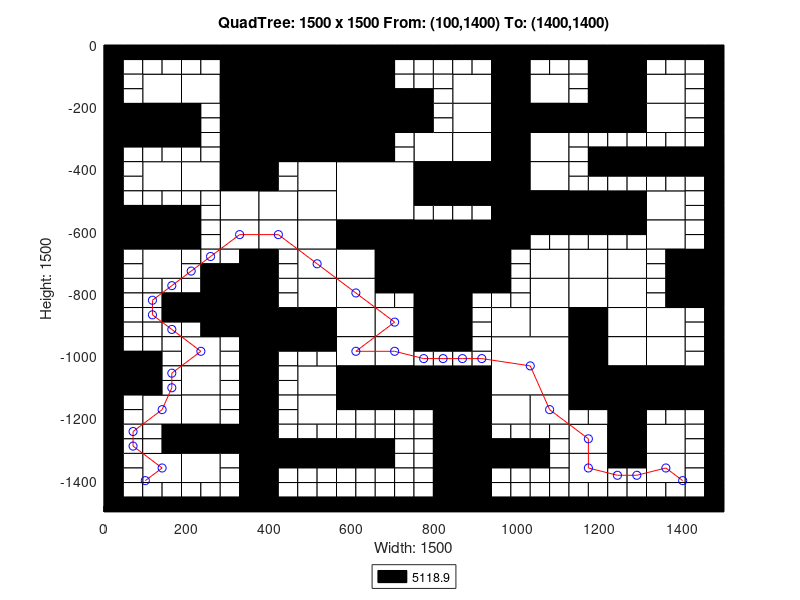

The MATLAB script that drew this image:
axis([0 1500 -1500 0]);
title('QuadTree: 1500 x 1500 From: (100,1400) To: (1400,1400)');
xlabel('Width: 1500');
ylabel('Height: 1500');
rectangle('Position',[375 -187.5 187.5 187.5], 'FaceColor',[0 0 0]);
rectangle('Position',[375 -375 187.5 187.5], 'FaceColor',[0 0 0]);
rectangle('Position',[562.5 -562.5 187.5 187.5], 'FaceColor',[1 1 1]);
rectangle('Position',[750 -750 187.5 187.5], 'FaceColor',[0 0 0]);
rectangle('Position',[937.5 -1125 187.5 187.5], 'FaceColor',[1 1 1]);
rectangle('Position',[93.75 -187.5 93.75 93.75], 'FaceColor',[1 1 1]);
rectangle('Position',[281.25 -93.75 93.75 93.75], 'FaceColor',[0 0 0]);
rectangle('Position',[187.5 -187.5 93.75 93.75], 'FaceColor',[1 1 1]);
rectangle('Position',[281.25 -187.5 93.75 93.75], 'FaceColor',[0 0 0]);
rectangle('Position',[0 -281.25 93.75 93.75], 'FaceColor',[0 0 0]);
rectangle('Position',[93.75 -281.25 93.75 93.75], 'FaceColor',[0 0 0]);
rectangle('Position',[281.25 -281.25 93.75 93.75], 'FaceColor',[0 0 0]);
rectangle('Position',[281.25 -375 93.75 93.75], 'FaceColor',[0 0 0]);
rectangle('Position',[562.5 -93.75 93.75 93.75], 'FaceColor',[0 0 0]);
rectangle('Position',[562.5 -187.5 93.75 93.75], 'FaceColor',[0 0 0]);
rectangle('Position',[562.5 -281.25 93.75 93.75], 'FaceColor',[0 0 0]);
rectangle('Position',[656.25 -281.25 93.75 93.75], 'FaceColor',[0 0 0]);
rectangle('Position',[562.5 -375 93.75 93.75], 'FaceColor',[0 0 0]);
rectangle('Position',[93.75 -468.75 93.75 93.75], 'FaceColor',[1 1 1]);
rectangle('Position',[187.5 -468.75 93.75 93.75], 'FaceColor',[1 1 1]);
rectangle('Position',[281.25 -468.75 93.75 93.75], 'FaceColor',[0 0 0]);
rectangle('Position',[281.25 -562.5 93.75 93.75], 'FaceColor',[1 1 1]);
rectangle('Position',[0 -656.25 93.75 93.75], 'FaceColor',[0 0 0]);
rectangle('Position',[93.75 -656.25 93.75 93.75], 'FaceColor',[0 0 0]);
rectangle('Position',[93.75 -750 93.75 93.75], 'FaceColor',[1 1 1]);
rectangle('Position',[281.25 -656.25 93.75 93.75], 'FaceColor',[1 1 1]);
rectangle('Position',[468.75 -468.75 93.75 93.75], 'FaceColor',[1 1 1]);
rectangle('Position',[375 -562.5 93.75 93.75], 'FaceColor',[1 1 1]);
rectangle('Position',[468.75 -562.5 93.75 93.75], 'FaceColor',[1 1 1]);
rectangle('Position',[375 -656.25 93.75 93.75], 'FaceColor',[1 1 1]);
rectangle('Position',[468.75 -656.25 93.75 93.75], 'FaceColor',[1 1 1]);
rectangle('Position',[468.75 -750 93.75 93.75], 'FaceColor',[1 1 1]);
rectangle('Position',[562.5 -656.25 93.75 93.75], 'FaceColor',[0 0 0]);
rectangle('Position',[656.25 -656.25 93.75 93.75], 'FaceColor',[0 0 0]);
rectangle('Position',[562.5 -750 93.75 93.75], 'FaceColor',[1 1 1]);
rectangle('Position',[656.25 -750 93.75 93.75], 'FaceColor',[0 0 0]);
rectangle('Position',[843.75 -187.5 93.75 93.75], 'FaceColor',[1 1 1]);
rectangle('Position',[937.5 -93.75 93.75 93.75], 'FaceColor',[0 0 0]);
rectangle('Position',[937.5 -187.5 93.75 93.75], 'FaceColor',[0 0 0]);
rectangle('Position',[1031.25 -187.5 93.75 93.75], 'FaceColor',[1 1 1]);
rectangle('Position',[843.75 -281.25 93.75 93.75], 'FaceColor',[1 1 1]);
rectangle('Position',[750 -375 93.75 93.75], 'FaceColor',[1 1 1]);
rectangle('Position',[843.75 -375 93.75 93.75], 'FaceColor',[1 1 1]);
rectangle('Position',[937.5 -281.25 93.75 93.75], 'FaceColor',[0 0 0]);
rectangle('Position',[1031.25 -281.25 93.75 93.75], 'FaceColor',[0 0 0]);
rectangle('Position',[937.5 -375 93.75 93.75], 'FaceColor',[0 0 0]);
rectangle('Position',[1031.25 -375 93.75 93.75], 'FaceColor',[1 1 1]);
rectangle('Position',[1218.75 -93.75 93.75 93.75], 'FaceColor',[0 0 0]);
rectangle('Position',[1218.75 -187.5 93.75 93.75], 'FaceColor',[0 0 0]);
rectangle('Position',[1312.5 -187.5 93.75 93.75], 'FaceColor',[1 1 1]);
rectangle('Position',[1125 -281.25 93.75 93.75], 'FaceColor',[0 0 0]);
rectangle('Position',[1218.75 -281.25 93.75 93.75], 'FaceColor',[0 0 0]);
rectangle('Position',[1312.5 -281.25 93.75 93.75], 'FaceColor',[1 1 1]);
rectangle('Position',[750 -468.75 93.75 93.75], 'FaceColor',[0 0 0]);
rectangle('Position',[843.75 -468.75 93.75 93.75], 'FaceColor',[0 0 0]);
rectangle('Position',[937.5 -468.75 93.75 93.75], 'FaceColor',[0 0 0]);
rectangle('Position',[1031.25 -468.75 93.75 93.75], 'FaceColor',[1 1 1]);
rectangle('Position',[937.5 -562.5 93.75 93.75], 'FaceColor',[0 0 0]);
rectangle('Position',[1031.25 -562.5 93.75 93.75], 'FaceColor',[0 0 0]);
rectangle('Position',[937.5 -656.25 93.75 93.75], 'FaceColor',[0 0 0]);
rectangle('Position',[1031.25 -750 93.75 93.75], 'FaceColor',[1 1 1]);
rectangle('Position',[1125 -562.5 93.75 93.75], 'FaceColor',[0 0 0]);
rectangle('Position',[1218.75 -562.5 93.75 93.75], 'FaceColor',[0 0 0]);
rectangle('Position',[1312.5 -562.5 93.75 93.75], 'FaceColor',[1 1 1]);
rectangle('Position',[1125 -750 93.75 93.75], 'FaceColor',[1 1 1]);
rectangle('Position',[1218.75 -750 93.75 93.75], 'FaceColor',[1 1 1]);
rectangle('Position',[1312.5 -656.25 93.75 93.75], 'FaceColor',[1 1 1]);
rectangle('Position',[1406.25 -750 93.75 93.75], 'FaceColor',[0 0 0]);
rectangle('Position',[281.25 -843.75 93.75 93.75], 'FaceColor',[0 0 0]);
rectangle('Position',[281.25 -937.5 93.75 93.75], 'FaceColor',[0 0 0]);
rectangle('Position',[0 -1125 93.75 93.75], 'FaceColor',[0 0 0]);
rectangle('Position',[187.5 -1031.25 93.75 93.75], 'FaceColor',[1 1 1]);
rectangle('Position',[187.5 -1125 93.75 93.75], 'FaceColor',[1 1 1]);
rectangle('Position',[468.75 -843.75 93.75 93.75], 'FaceColor',[1 1 1]);
rectangle('Position',[375 -937.5 93.75 93.75], 'FaceColor',[0 0 0]);
rectangle('Position',[468.75 -937.5 93.75 93.75], 'FaceColor',[0 0 0]);
rectangle('Position',[562.5 -843.75 93.75 93.75], 'FaceColor',[1 1 1]);
rectangle('Position',[562.5 -937.5 93.75 93.75], 'FaceColor',[1 1 1]);
rectangle('Position',[656.25 -937.5 93.75 93.75], 'FaceColor',[1 1 1]);
rectangle('Position',[468.75 -1125 93.75 93.75], 'FaceColor',[1 1 1]);
rectangle('Position',[562.5 -1031.25 93.75 93.75], 'FaceColor',[1 1 1]);
rectangle('Position',[656.25 -1031.25 93.75 93.75], 'FaceColor',[1 1 1]);
rectangle('Position',[562.5 -1125 93.75 93.75], 'FaceColor',[0 0 0]);
rectangle('Position',[656.25 -1125 93.75 93.75], 'FaceColor',[0 0 0]);
rectangle('Position',[93.75 -1218.75 93.75 93.75], 'FaceColor',[1 1 1]);
rectangle('Position',[187.5 -1218.75 93.75 93.75], 'FaceColor',[1 1 1]);
rectangle('Position',[187.5 -1312.5 93.75 93.75], 'FaceColor',[0 0 0]);
rectangle('Position',[281.25 -1312.5 93.75 93.75], 'FaceColor',[0 0 0]);
rectangle('Position',[93.75 -1406.25 93.75 93.75], 'FaceColor',[1 1 1]);
rectangle('Position',[187.5 -1406.25 93.75 93.75], 'FaceColor',[1 1 1]);
rectangle('Position',[468.75 -1218.75 93.75 93.75], 'FaceColor',[1 1 1]);
rectangle('Position',[750 -843.75 93.75 93.75], 'FaceColor',[0 0 0]);
rectangle('Position',[750 -937.5 93.75 93.75], 'FaceColor',[0 0 0]);
rectangle('Position',[1031.25 -843.75 93.75 93.75], 'FaceColor',[1 1 1]);
rectangle('Position',[937.5 -937.5 93.75 93.75], 'FaceColor',[1 1 1]);
rectangle('Position',[1031.25 -937.5 93.75 93.75], 'FaceColor',[1 1 1]);
rectangle('Position',[750 -1125 93.75 93.75], 'FaceColor',[0 0 0]);
rectangle('Position',[843.75 -1125 93.75 93.75], 'FaceColor',[0 0 0]);
rectangle('Position',[1125 -843.75 93.75 93.75], 'FaceColor',[1 1 1]);
rectangle('Position',[1218.75 -843.75 93.75 93.75], 'FaceColor',[1 1 1]);
rectangle('Position',[1125 -937.5 93.75 93.75], 'FaceColor',[0 0 0]);
rectangle('Position',[1218.75 -937.5 93.75 93.75], 'FaceColor',[1 1 1]);
rectangle('Position',[1406.25 -843.75 93.75 93.75], 'FaceColor',[0 0 0]);
rectangle('Position',[1312.5 -937.5 93.75 93.75], 'FaceColor',[1 1 1]);
rectangle('Position',[1125 -1031.25 93.75 93.75], 'FaceColor',[0 0 0]);
rectangle('Position',[1218.75 -1031.25 93.75 93.75], 'FaceColor',[1 1 1]);
rectangle('Position',[1125 -1125 93.75 93.75], 'FaceColor',[0 0 0]);
rectangle('Position',[1218.75 -1125 93.75 93.75], 'FaceColor',[0 0 0]);
rectangle('Position',[1312.5 -1031.25 93.75 93.75], 'FaceColor',[1 1 1]);
rectangle('Position',[1312.5 -1125 93.75 93.75], 'FaceColor',[0 0 0]);
rectangle('Position',[1406.25 -1125 93.75 93.75], 'FaceColor',[0 0 0]);
rectangle('Position',[843.75 -1218.75 93.75 93.75], 'FaceColor',[0 0 0]);
rectangle('Position',[843.75 -1312.5 93.75 93.75], 'FaceColor',[0 0 0]);
rectangle('Position',[937.5 -1218.75 93.75 93.75], 'FaceColor',[1 1 1]);
rectangle('Position',[1031.25 -1218.75 93.75 93.75], 'FaceColor',[1 1 1]);
rectangle('Position',[843.75 -1406.25 93.75 93.75], 'FaceColor',[0 0 0]);
rectangle('Position',[843.75 -1500 93.75 93.75], 'FaceColor',[0 0 0]);
rectangle('Position',[1218.75 -1218.75 93.75 93.75], 'FaceColor',[0 0 0]);
rectangle('Position',[1125 -1312.5 93.75 93.75], 'FaceColor',[1 1 1]);
rectangle('Position',[1218.75 -1312.5 93.75 93.75], 'FaceColor',[0 0 0]);
rectangle('Position',[1312.5 -1312.5 93.75 93.75], 'FaceColor',[1 1 1]);
rectangle('Position',[1125 -1406.25 93.75 93.75], 'FaceColor',[1 1 1]);
rectangle('Position',[1312.5 -1406.25 93.75 93.75], 'FaceColor',[1 1 1]);
rectangle('Position',[0 -46.875 46.875 46.875], 'FaceColor',[0 0 0]);
rectangle('Position',[46.875 -46.875 46.875 46.875], 'FaceColor',[0 0 0]);
rectangle('Position',[0 -93.75 46.875 46.875], 'FaceColor',[0 0 0]);
rectangle('Position',[46.875 -93.75 46.875 46.875], 'FaceColor',[1 1 1]);
rectangle('Position',[93.75 -46.875 46.875 46.875], 'FaceColor',[0 0 0]);
rectangle('Position',[140.625 -46.875 46.875 46.875], 'FaceColor',[0 0 0]);
rectangle('Position',[93.75 -93.75 46.875 46.875], 'FaceColor',[1 1 1]);
rectangle('Position',[140.625 -93.75 46.875 46.875], 'FaceColor',[1 1 1]);
rectangle('Position',[0 -140.625 46.875 46.875], 'FaceColor',[0 0 0]);
rectangle('Position',[46.875 -140.625 46.875 46.875], 'FaceColor',[1 1 1]);
rectangle('Position',[0 -187.5 46.875 46.875], 'FaceColor',[0 0 0]);
rectangle('Position',[46.875 -187.5 46.875 46.875], 'FaceColor',[1 1 1]);
rectangle('Position',[187.5 -46.875 46.875 46.875], 'FaceColor',[0 0 0]);
rectangle('Position',[234.375 -46.875 46.875 46.875], 'FaceColor',[0 0 0]);
rectangle('Position',[187.5 -93.75 46.875 46.875], 'FaceColor',[1 1 1]);
rectangle('Position',[234.375 -93.75 46.875 46.875], 'FaceColor',[1 1 1]);
rectangle('Position',[0 -328.125 46.875 46.875], 'FaceColor',[0 0 0]);
rectangle('Position',[46.875 -328.125 46.875 46.875], 'FaceColor',[0 0 0]);
rectangle('Position',[0 -375 46.875 46.875], 'FaceColor',[0 0 0]);
rectangle('Position',[46.875 -375 46.875 46.875], 'FaceColor',[1 1 1]);
rectangle('Position',[93.75 -328.125 46.875 46.875], 'FaceColor',[0 0 0]);
rectangle('Position',[140.625 -328.125 46.875 46.875], 'FaceColor',[0 0 0]);
rectangle('Position',[93.75 -375 46.875 46.875], 'FaceColor',[1 1 1]);
rectangle('Position',[140.625 -375 46.875 46.875], 'FaceColor',[1 1 1]);
rectangle('Position',[187.5 -234.375 46.875 46.875], 'FaceColor',[0 0 0]);
rectangle('Position',[234.375 -234.375 46.875 46.875], 'FaceColor',[1 1 1]);
rectangle('Position',[187.5 -281.25 46.875 46.875], 'FaceColor',[0 0 0]);
rectangle('Position',[234.375 -281.25 46.875 46.875], 'FaceColor',[1 1 1]);
rectangle('Position',[187.5 -328.125 46.875 46.875], 'FaceColor',[0 0 0]);
rectangle('Position',[234.375 -328.125 46.875 46.875], 'FaceColor',[1 1 1]);
rectangle('Position',[187.5 -375 46.875 46.875], 'FaceColor',[1 1 1]);
rectangle('Position',[234.375 -375 46.875 46.875], 'FaceColor',[1 1 1]);
rectangle('Position',[656.25 -46.875 46.875 46.875], 'FaceColor',[0 0 0]);
rectangle('Position',[703.125 -46.875 46.875 46.875], 'FaceColor',[0 0 0]);
rectangle('Position',[656.25 -93.75 46.875 46.875], 'FaceColor',[0 0 0]);
rectangle('Position',[703.125 -93.75 46.875 46.875], 'FaceColor',[1 1 1]);
rectangle('Position',[656.25 -140.625 46.875 46.875], 'FaceColor',[0 0 0]);
rectangle('Position',[703.125 -140.625 46.875 46.875], 'FaceColor',[1 1 1]);
rectangle('Position',[656.25 -187.5 46.875 46.875], 'FaceColor',[0 0 0]);
rectangle('Position',[703.125 -187.5 46.875 46.875], 'FaceColor',[0 0 0]);
rectangle('Position',[656.25 -328.125 46.875 46.875], 'FaceColor',[0 0 0]);
rectangle('Position',[703.125 -328.125 46.875 46.875], 'FaceColor',[1 1 1]);
rectangle('Position',[656.25 -375 46.875 46.875], 'FaceColor',[0 0 0]);
rectangle('Position',[703.125 -375 46.875 46.875], 'FaceColor',[1 1 1]);
rectangle('Position',[0 -421.875 46.875 46.875], 'FaceColor',[0 0 0]);
rectangle('Position',[46.875 -421.875 46.875 46.875], 'FaceColor',[1 1 1]);
rectangle('Position',[0 -468.75 46.875 46.875], 'FaceColor',[0 0 0]);
rectangle('Position',[46.875 -468.75 46.875 46.875], 'FaceColor',[1 1 1]);
rectangle('Position',[0 -515.625 46.875 46.875], 'FaceColor',[0 0 0]);
rectangle('Position',[46.875 -515.625 46.875 46.875], 'FaceColor',[1 1 1]);
rectangle('Position',[0 -562.5 46.875 46.875], 'FaceColor',[0 0 0]);
rectangle('Position',[46.875 -562.5 46.875 46.875], 'FaceColor',[0 0 0]);
rectangle('Position',[93.75 -515.625 46.875 46.875], 'FaceColor',[1 1 1]);
rectangle('Position',[140.625 -515.625 46.875 46.875], 'FaceColor',[1 1 1]);
rectangle('Position',[93.75 -562.5 46.875 46.875], 'FaceColor',[0 0 0]);
rectangle('Position',[140.625 -562.5 46.875 46.875], 'FaceColor',[0 0 0]);
rectangle('Position',[187.5 -515.625 46.875 46.875], 'FaceColor',[1 1 1]);
rectangle('Position',[234.375 -515.625 46.875 46.875], 'FaceColor',[1 1 1]);
rectangle('Position',[187.5 -562.5 46.875 46.875], 'FaceColor',[0 0 0]);
rectangle('Position',[234.375 -562.5 46.875 46.875], 'FaceColor',[1 1 1]);
rectangle('Position',[0 -703.125 46.875 46.875], 'FaceColor',[0 0 0]);
rectangle('Position',[46.875 -703.125 46.875 46.875], 'FaceColor',[1 1 1]);
rectangle('Position',[0 -750 46.875 46.875], 'FaceColor',[0 0 0]);
rectangle('Position',[46.875 -750 46.875 46.875], 'FaceColor',[1 1 1]);
rectangle('Position',[187.5 -609.375 46.875 46.875], 'FaceColor',[0 0 0]);
rectangle('Position',[234.375 -609.375 46.875 46.875], 'FaceColor',[1 1 1]);
rectangle('Position',[187.5 -656.25 46.875 46.875], 'FaceColor',[0 0 0]);
rectangle('Position',[234.375 -656.25 46.875 46.875], 'FaceColor',[1 1 1]);
rectangle('Position',[187.5 -703.125 46.875 46.875], 'FaceColor',[1 1 1]);
rectangle('Position',[234.375 -703.125 46.875 46.875], 'FaceColor',[1 1 1]);
rectangle('Position',[187.5 -750 46.875 46.875], 'FaceColor',[1 1 1]);
rectangle('Position',[234.375 -750 46.875 46.875], 'FaceColor',[0 0 0]);
rectangle('Position',[281.25 -703.125 46.875 46.875], 'FaceColor',[1 1 1]);
rectangle('Position',[328.125 -703.125 46.875 46.875], 'FaceColor',[0 0 0]);
rectangle('Position',[281.25 -750 46.875 46.875], 'FaceColor',[0 0 0]);
rectangle('Position',[328.125 -750 46.875 46.875], 'FaceColor',[0 0 0]);
rectangle('Position',[375 -421.875 46.875 46.875], 'FaceColor',[0 0 0]);
rectangle('Position',[421.875 -421.875 46.875 46.875], 'FaceColor',[1 1 1]);
rectangle('Position',[375 -468.75 46.875 46.875], 'FaceColor',[0 0 0]);
rectangle('Position',[421.875 -468.75 46.875 46.875], 'FaceColor',[1 1 1]);
rectangle('Position',[375 -703.125 46.875 46.875], 'FaceColor',[0 0 0]);
rectangle('Position',[421.875 -703.125 46.875 46.875], 'FaceColor',[1 1 1]);
rectangle('Position',[375 -750 46.875 46.875], 'FaceColor',[0 0 0]);
rectangle('Position',[421.875 -750 46.875 46.875], 'FaceColor',[1 1 1]);
rectangle('Position',[750 -46.875 46.875 46.875], 'FaceColor',[0 0 0]);
rectangle('Position',[796.875 -46.875 46.875 46.875], 'FaceColor',[0 0 0]);
rectangle('Position',[750 -93.75 46.875 46.875], 'FaceColor',[1 1 1]);
rectangle('Position',[796.875 -93.75 46.875 46.875], 'FaceColor',[1 1 1]);
rectangle('Position',[843.75 -46.875 46.875 46.875], 'FaceColor',[0 0 0]);
rectangle('Position',[890.625 -46.875 46.875 46.875], 'FaceColor',[0 0 0]);
rectangle('Position',[843.75 -93.75 46.875 46.875], 'FaceColor',[1 1 1]);
rectangle('Position',[890.625 -93.75 46.875 46.875], 'FaceColor',[1 1 1]);
rectangle('Position',[750 -140.625 46.875 46.875], 'FaceColor',[1 1 1]);
rectangle('Position',[796.875 -140.625 46.875 46.875], 'FaceColor',[1 1 1]);
rectangle('Position',[750 -187.5 46.875 46.875], 'FaceColor',[0 0 0]);
rectangle('Position',[796.875 -187.5 46.875 46.875], 'FaceColor',[1 1 1]);
rectangle('Position',[1031.25 -46.875 46.875 46.875], 'FaceColor',[0 0 0]);
rectangle('Position',[1078.12 -46.875 46.875 46.875], 'FaceColor',[0 0 0]);
rectangle('Position',[1031.25 -93.75 46.875 46.875], 'FaceColor',[1 1 1]);
rectangle('Position',[1078.12 -93.75 46.875 46.875], 'FaceColor',[1 1 1]);
rectangle('Position',[750 -234.375 46.875 46.875], 'FaceColor',[0 0 0]);
rectangle('Position',[796.875 -234.375 46.875 46.875], 'FaceColor',[1 1 1]);
rectangle('Position',[750 -281.25 46.875 46.875], 'FaceColor',[0 0 0]);
rectangle('Position',[796.875 -281.25 46.875 46.875], 'FaceColor',[1 1 1]);
rectangle('Position',[1125 -46.875 46.875 46.875], 'FaceColor',[0 0 0]);
rectangle('Position',[1171.88 -46.875 46.875 46.875], 'FaceColor',[0 0 0]);
rectangle('Position',[1125 -93.75 46.875 46.875], 'FaceColor',[1 1 1]);
rectangle('Position',[1171.88 -93.75 46.875 46.875], 'FaceColor',[0 0 0]);
rectangle('Position',[1125 -140.625 46.875 46.875], 'FaceColor',[1 1 1]);
rectangle('Position',[1171.88 -140.625 46.875 46.875], 'FaceColor',[0 0 0]);
rectangle('Position',[1125 -187.5 46.875 46.875], 'FaceColor',[1 1 1]);
rectangle('Position',[1171.88 -187.5 46.875 46.875], 'FaceColor',[0 0 0]);
rectangle('Position',[1312.5 -46.875 46.875 46.875], 'FaceColor',[0 0 0]);
rectangle('Position',[1359.38 -46.875 46.875 46.875], 'FaceColor',[0 0 0]);
rectangle('Position',[1312.5 -93.75 46.875 46.875], 'FaceColor',[1 1 1]);
rectangle('Position',[1359.38 -93.75 46.875 46.875], 'FaceColor',[1 1 1]);
rectangle('Position',[1406.25 -46.875 46.875 46.875], 'FaceColor',[0 0 0]);
rectangle('Position',[1453.12 -46.875 46.875 46.875], 'FaceColor',[0 0 0]);
rectangle('Position',[1406.25 -93.75 46.875 46.875], 'FaceColor',[1 1 1]);
rectangle('Position',[1453.12 -93.75 46.875 46.875], 'FaceColor',[0 0 0]);
rectangle('Position',[1406.25 -140.625 46.875 46.875], 'FaceColor',[1 1 1]);
rectangle('Position',[1453.12 -140.625 46.875 46.875], 'FaceColor',[0 0 0]);
rectangle('Position',[1406.25 -187.5 46.875 46.875], 'FaceColor',[1 1 1]);
rectangle('Position',[1453.12 -187.5 46.875 46.875], 'FaceColor',[0 0 0]);
rectangle('Position',[1125 -328.125 46.875 46.875], 'FaceColor',[1 1 1]);
rectangle('Position',[1171.88 -328.125 46.875 46.875], 'FaceColor',[1 1 1]);
rectangle('Position',[1125 -375 46.875 46.875], 'FaceColor',[1 1 1]);
rectangle('Position',[1171.88 -375 46.875 46.875], 'FaceColor',[0 0 0]);
rectangle('Position',[1218.75 -328.125 46.875 46.875], 'FaceColor',[1 1 1]);
rectangle('Position',[1265.62 -328.125 46.875 46.875], 'FaceColor',[1 1 1]);
rectangle('Position',[1218.75 -375 46.875 46.875], 'FaceColor',[0 0 0]);
rectangle('Position',[1265.62 -375 46.875 46.875], 'FaceColor',[0 0 0]);
rectangle('Position',[1406.25 -234.375 46.875 46.875], 'FaceColor',[1 1 1]);
rectangle('Position',[1453.12 -234.375 46.875 46.875], 'FaceColor',[0 0 0]);
rectangle('Position',[1406.25 -281.25 46.875 46.875], 'FaceColor',[1 1 1]);
rectangle('Position',[1453.12 -281.25 46.875 46.875], 'FaceColor',[0 0 0]);
rectangle('Position',[1312.5 -328.125 46.875 46.875], 'FaceColor',[1 1 1]);
rectangle('Position',[1359.38 -328.125 46.875 46.875], 'FaceColor',[1 1 1]);
rectangle('Position',[1312.5 -375 46.875 46.875], 'FaceColor',[0 0 0]);
rectangle('Position',[1359.38 -375 46.875 46.875], 'FaceColor',[0 0 0]);
rectangle('Position',[1406.25 -328.125 46.875 46.875], 'FaceColor',[1 1 1]);
rectangle('Position',[1453.12 -328.125 46.875 46.875], 'FaceColor',[0 0 0]);
rectangle('Position',[1406.25 -375 46.875 46.875], 'FaceColor',[0 0 0]);
rectangle('Position',[1453.12 -375 46.875 46.875], 'FaceColor',[0 0 0]);
rectangle('Position',[750 -515.625 46.875 46.875], 'FaceColor',[0 0 0]);
rectangle('Position',[796.875 -515.625 46.875 46.875], 'FaceColor',[0 0 0]);
rectangle('Position',[750 -562.5 46.875 46.875], 'FaceColor',[1 1 1]);
rectangle('Position',[796.875 -562.5 46.875 46.875], 'FaceColor',[1 1 1]);
rectangle('Position',[843.75 -515.625 46.875 46.875], 'FaceColor',[0 0 0]);
rectangle('Position',[890.625 -515.625 46.875 46.875], 'FaceColor',[0 0 0]);
rectangle('Position',[843.75 -562.5 46.875 46.875], 'FaceColor',[1 1 1]);
rectangle('Position',[890.625 -562.5 46.875 46.875], 'FaceColor',[1 1 1]);
rectangle('Position',[1031.25 -609.375 46.875 46.875], 'FaceColor',[0 0 0]);
rectangle('Position',[1078.12 -609.375 46.875 46.875], 'FaceColor',[0 0 0]);
rectangle('Position',[1031.25 -656.25 46.875 46.875], 'FaceColor',[1 1 1]);
rectangle('Position',[1078.12 -656.25 46.875 46.875], 'FaceColor',[1 1 1]);
rectangle('Position',[937.5 -703.125 46.875 46.875], 'FaceColor',[0 0 0]);
rectangle('Position',[984.375 -703.125 46.875 46.875], 'FaceColor',[1 1 1]);
rectangle('Position',[937.5 -750 46.875 46.875], 'FaceColor',[0 0 0]);
rectangle('Position',[984.375 -750 46.875 46.875], 'FaceColor',[1 1 1]);
rectangle('Position',[1125 -421.875 46.875 46.875], 'FaceColor',[1 1 1]);
rectangle('Position',[1171.88 -421.875 46.875 46.875], 'FaceColor',[0 0 0]);
rectangle('Position',[1125 -468.75 46.875 46.875], 'FaceColor',[1 1 1]);
rectangle('Position',[1171.88 -468.75 46.875 46.875], 'FaceColor',[1 1 1]);
rectangle('Position',[1218.75 -421.875 46.875 46.875], 'FaceColor',[0 0 0]);
rectangle('Position',[1265.62 -421.875 46.875 46.875], 'FaceColor',[0 0 0]);
rectangle('Position',[1218.75 -468.75 46.875 46.875], 'FaceColor',[1 1 1]);
rectangle('Position',[1265.62 -468.75 46.875 46.875], 'FaceColor',[1 1 1]);
rectangle('Position',[1312.5 -421.875 46.875 46.875], 'FaceColor',[0 0 0]);
rectangle('Position',[1359.38 -421.875 46.875 46.875], 'FaceColor',[0 0 0]);
rectangle('Position',[1312.5 -468.75 46.875 46.875], 'FaceColor',[1 1 1]);
rectangle('Position',[1359.38 -468.75 46.875 46.875], 'FaceColor',[1 1 1]);
rectangle('Position',[1406.25 -421.875 46.875 46.875], 'FaceColor',[0 0 0]);
rectangle('Position',[1453.12 -421.875 46.875 46.875], 'FaceColor',[0 0 0]);
rectangle('Position',[1406.25 -468.75 46.875 46.875], 'FaceColor',[1 1 1]);
rectangle('Position',[1453.12 -468.75 46.875 46.875], 'FaceColor',[0 0 0]);
rectangle('Position',[1406.25 -515.625 46.875 46.875], 'FaceColor',[1 1 1]);
rectangle('Position',[1453.12 -515.625 46.875 46.875], 'FaceColor',[0 0 0]);
rectangle('Position',[1406.25 -562.5 46.875 46.875], 'FaceColor',[1 1 1]);
rectangle('Position',[1453.12 -562.5 46.875 46.875], 'FaceColor',[0 0 0]);
rectangle('Position',[1125 -609.375 46.875 46.875], 'FaceColor',[0 0 0]);
rectangle('Position',[1171.88 -609.375 46.875 46.875], 'FaceColor',[0 0 0]);
rectangle('Position',[1125 -656.25 46.875 46.875], 'FaceColor',[1 1 1]);
rectangle('Position',[1171.88 -656.25 46.875 46.875], 'FaceColor',[1 1 1]);
rectangle('Position',[1218.75 -609.375 46.875 46.875], 'FaceColor',[0 0 0]);
rectangle('Position',[1265.62 -609.375 46.875 46.875], 'FaceColor',[0 0 0]);
rectangle('Position',[1218.75 -656.25 46.875 46.875], 'FaceColor',[1 1 1]);
rectangle('Position',[1265.62 -656.25 46.875 46.875], 'FaceColor',[1 1 1]);
rectangle('Position',[1406.25 -609.375 46.875 46.875], 'FaceColor',[1 1 1]);
rectangle('Position',[1453.12 -609.375 46.875 46.875], 'FaceColor',[0 0 0]);
rectangle('Position',[1406.25 -656.25 46.875 46.875], 'FaceColor',[1 1 1]);
rectangle('Position',[1453.12 -656.25 46.875 46.875], 'FaceColor',[0 0 0]);
rectangle('Position',[1312.5 -703.125 46.875 46.875], 'FaceColor',[1 1 1]);
rectangle('Position',[1359.38 -703.125 46.875 46.875], 'FaceColor',[0 0 0]);
rectangle('Position',[1312.5 -750 46.875 46.875], 'FaceColor',[1 1 1]);
rectangle('Position',[1359.38 -750 46.875 46.875], 'FaceColor',[0 0 0]);
rectangle('Position',[0 -796.875 46.875 46.875], 'FaceColor',[0 0 0]);
rectangle('Position',[46.875 -796.875 46.875 46.875], 'FaceColor',[1 1 1]);
rectangle('Position',[0 -843.75 46.875 46.875], 'FaceColor',[0 0 0]);
rectangle('Position',[46.875 -843.75 46.875 46.875], 'FaceColor',[1 1 1]);
rectangle('Position',[93.75 -796.875 46.875 46.875], 'FaceColor',[1 1 1]);
rectangle('Position',[140.625 -796.875 46.875 46.875], 'FaceColor',[1 1 1]);
rectangle('Position',[93.75 -843.75 46.875 46.875], 'FaceColor',[1 1 1]);
rectangle('Position',[140.625 -843.75 46.875 46.875], 'FaceColor',[0 0 0]);
rectangle('Position',[0 -890.625 46.875 46.875], 'FaceColor',[0 0 0]);
rectangle('Position',[46.875 -890.625 46.875 46.875], 'FaceColor',[1 1 1]);
rectangle('Position',[0 -937.5 46.875 46.875], 'FaceColor',[0 0 0]);
rectangle('Position',[46.875 -937.5 46.875 46.875], 'FaceColor',[1 1 1]);
rectangle('Position',[93.75 -890.625 46.875 46.875], 'FaceColor',[1 1 1]);
rectangle('Position',[140.625 -890.625 46.875 46.875], 'FaceColor',[0 0 0]);
rectangle('Position',[93.75 -937.5 46.875 46.875], 'FaceColor',[1 1 1]);
rectangle('Position',[140.625 -937.5 46.875 46.875], 'FaceColor',[1 1 1]);
rectangle('Position',[187.5 -796.875 46.875 46.875], 'FaceColor',[1 1 1]);
rectangle('Position',[234.375 -796.875 46.875 46.875], 'FaceColor',[0 0 0]);
rectangle('Position',[187.5 -843.75 46.875 46.875], 'FaceColor',[0 0 0]);
rectangle('Position',[234.375 -843.75 46.875 46.875], 'FaceColor',[0 0 0]);
rectangle('Position',[187.5 -890.625 46.875 46.875], 'FaceColor',[0 0 0]);
rectangle('Position',[234.375 -890.625 46.875 46.875], 'FaceColor',[0 0 0]);
rectangle('Position',[187.5 -937.5 46.875 46.875], 'FaceColor',[1 1 1]);
rectangle('Position',[234.375 -937.5 46.875 46.875], 'FaceColor',[0 0 0]);
rectangle('Position',[0 -984.375 46.875 46.875], 'FaceColor',[0 0 0]);
rectangle('Position',[46.875 -984.375 46.875 46.875], 'FaceColor',[1 1 1]);
rectangle('Position',[0 -1031.25 46.875 46.875], 'FaceColor',[0 0 0]);
rectangle('Position',[46.875 -1031.25 46.875 46.875], 'FaceColor',[0 0 0]);
rectangle('Position',[93.75 -984.375 46.875 46.875], 'FaceColor',[1 1 1]);
rectangle('Position',[140.625 -984.375 46.875 46.875], 'FaceColor',[1 1 1]);
rectangle('Position',[93.75 -1031.25 46.875 46.875], 'FaceColor',[0 0 0]);
rectangle('Position',[140.625 -1031.25 46.875 46.875], 'FaceColor',[1 1 1]);
rectangle('Position',[93.75 -1078.12 46.875 46.875], 'FaceColor',[0 0 0]);
rectangle('Position',[140.625 -1078.12 46.875 46.875], 'FaceColor',[1 1 1]);
rectangle('Position',[93.75 -1125 46.875 46.875], 'FaceColor',[0 0 0]);
rectangle('Position',[140.625 -1125 46.875 46.875], 'FaceColor',[1 1 1]);
rectangle('Position',[281.25 -984.375 46.875 46.875], 'FaceColor',[1 1 1]);
rectangle('Position',[328.125 -984.375 46.875 46.875], 'FaceColor',[0 0 0]);
rectangle('Position',[281.25 -1031.25 46.875 46.875], 'FaceColor',[1 1 1]);
rectangle('Position',[328.125 -1031.25 46.875 46.875], 'FaceColor',[0 0 0]);
rectangle('Position',[281.25 -1078.12 46.875 46.875], 'FaceColor',[1 1 1]);
rectangle('Position',[328.125 -1078.12 46.875 46.875], 'FaceColor',[0 0 0]);
rectangle('Position',[281.25 -1125 46.875 46.875], 'FaceColor',[1 1 1]);
rectangle('Position',[328.125 -1125 46.875 46.875], 'FaceColor',[0 0 0]);
rectangle('Position',[375 -796.875 46.875 46.875], 'FaceColor',[0 0 0]);
rectangle('Position',[421.875 -796.875 46.875 46.875], 'FaceColor',[1 1 1]);
rectangle('Position',[375 -843.75 46.875 46.875], 'FaceColor',[0 0 0]);
rectangle('Position',[421.875 -843.75 46.875 46.875], 'FaceColor',[1 1 1]);
rectangle('Position',[656.25 -796.875 46.875 46.875], 'FaceColor',[0 0 0]);
rectangle('Position',[703.125 -796.875 46.875 46.875], 'FaceColor',[0 0 0]);
rectangle('Position',[656.25 -843.75 46.875 46.875], 'FaceColor',[1 1 1]);
rectangle('Position',[703.125 -843.75 46.875 46.875], 'FaceColor',[1 1 1]);
rectangle('Position',[375 -984.375 46.875 46.875], 'FaceColor',[0 0 0]);
rectangle('Position',[421.875 -984.375 46.875 46.875], 'FaceColor',[0 0 0]);
rectangle('Position',[375 -1031.25 46.875 46.875], 'FaceColor',[0 0 0]);
rectangle('Position',[421.875 -1031.25 46.875 46.875], 'FaceColor',[1 1 1]);
rectangle('Position',[468.75 -984.375 46.875 46.875], 'FaceColor',[0 0 0]);
rectangle('Position',[515.625 -984.375 46.875 46.875], 'FaceColor',[0 0 0]);
rectangle('Position',[468.75 -1031.25 46.875 46.875], 'FaceColor',[1 1 1]);
rectangle('Position',[515.625 -1031.25 46.875 46.875], 'FaceColor',[1 1 1]);
rectangle('Position',[375 -1078.12 46.875 46.875], 'FaceColor',[0 0 0]);
rectangle('Position',[421.875 -1078.12 46.875 46.875], 'FaceColor',[1 1 1]);
rectangle('Position',[375 -1125 46.875 46.875], 'FaceColor',[0 0 0]);
rectangle('Position',[421.875 -1125 46.875 46.875], 'FaceColor',[1 1 1]);
rectangle('Position',[0 -1171.88 46.875 46.875], 'FaceColor',[0 0 0]);
rectangle('Position',[46.875 -1171.88 46.875 46.875], 'FaceColor',[1 1 1]);
rectangle('Position',[0 -1218.75 46.875 46.875], 'FaceColor',[0 0 0]);
rectangle('Position',[46.875 -1218.75 46.875 46.875], 'FaceColor',[1 1 1]);
rectangle('Position',[0 -1265.62 46.875 46.875], 'FaceColor',[0 0 0]);
rectangle('Position',[46.875 -1265.62 46.875 46.875], 'FaceColor',[1 1 1]);
rectangle('Position',[0 -1312.5 46.875 46.875], 'FaceColor',[0 0 0]);
rectangle('Position',[46.875 -1312.5 46.875 46.875], 'FaceColor',[1 1 1]);
rectangle('Position',[93.75 -1265.62 46.875 46.875], 'FaceColor',[1 1 1]);
rectangle('Position',[140.625 -1265.62 46.875 46.875], 'FaceColor',[0 0 0]);
rectangle('Position',[93.75 -1312.5 46.875 46.875], 'FaceColor',[1 1 1]);
rectangle('Position',[140.625 -1312.5 46.875 46.875], 'FaceColor',[0 0 0]);
rectangle('Position',[281.25 -1171.88 46.875 46.875], 'FaceColor',[1 1 1]);
rectangle('Position',[328.125 -1171.88 46.875 46.875], 'FaceColor',[0 0 0]);
rectangle('Position',[281.25 -1218.75 46.875 46.875], 'FaceColor',[1 1 1]);
rectangle('Position',[328.125 -1218.75 46.875 46.875], 'FaceColor',[0 0 0]);
rectangle('Position',[0 -1359.38 46.875 46.875], 'FaceColor',[0 0 0]);
rectangle('Position',[46.875 -1359.38 46.875 46.875], 'FaceColor',[1 1 1]);
rectangle('Position',[0 -1406.25 46.875 46.875], 'FaceColor',[0 0 0]);
rectangle('Position',[46.875 -1406.25 46.875 46.875], 'FaceColor',[1 1 1]);
rectangle('Position',[0 -1453.12 46.875 46.875], 'FaceColor',[0 0 0]);
rectangle('Position',[46.875 -1453.12 46.875 46.875], 'FaceColor',[1 1 1]);
rectangle('Position',[0 -1500 46.875 46.875], 'FaceColor',[0 0 0]);
rectangle('Position',[46.875 -1500 46.875 46.875], 'FaceColor',[0 0 0]);
rectangle('Position',[93.75 -1453.12 46.875 46.875], 'FaceColor',[1 1 1]);
rectangle('Position',[140.625 -1453.12 46.875 46.875], 'FaceColor',[1 1 1]);
rectangle('Position',[93.75 -1500 46.875 46.875], 'FaceColor',[0 0 0]);
rectangle('Position',[140.625 -1500 46.875 46.875], 'FaceColor',[0 0 0]);
rectangle('Position',[281.25 -1359.38 46.875 46.875], 'FaceColor',[1 1 1]);
rectangle('Position',[328.125 -1359.38 46.875 46.875], 'FaceColor',[0 0 0]);
rectangle('Position',[281.25 -1406.25 46.875 46.875], 'FaceColor',[1 1 1]);
rectangle('Position',[328.125 -1406.25 46.875 46.875], 'FaceColor',[0 0 0]);
rectangle('Position',[187.5 -1453.12 46.875 46.875], 'FaceColor',[1 1 1]);
rectangle('Position',[234.375 -1453.12 46.875 46.875], 'FaceColor',[1 1 1]);
rectangle('Position',[187.5 -1500 46.875 46.875], 'FaceColor',[0 0 0]);
rectangle('Position',[234.375 -1500 46.875 46.875], 'FaceColor',[0 0 0]);
rectangle('Position',[281.25 -1453.12 46.875 46.875], 'FaceColor',[1 1 1]);
rectangle('Position',[328.125 -1453.12 46.875 46.875], 'FaceColor',[0 0 0]);
rectangle('Position',[281.25 -1500 46.875 46.875], 'FaceColor',[0 0 0]);
rectangle('Position',[328.125 -1500 46.875 46.875], 'FaceColor',[0 0 0]);
rectangle('Position',[375 -1171.88 46.875 46.875], 'FaceColor',[0 0 0]);
rectangle('Position',[421.875 -1171.88 46.875 46.875], 'FaceColor',[1 1 1]);
rectangle('Position',[375 -1218.75 46.875 46.875], 'FaceColor',[0 0 0]);
rectangle('Position',[421.875 -1218.75 46.875 46.875], 'FaceColor',[1 1 1]);
rectangle('Position',[375 -1265.62 46.875 46.875], 'FaceColor',[0 0 0]);
rectangle('Position',[421.875 -1265.62 46.875 46.875], 'FaceColor',[1 1 1]);
rectangle('Position',[375 -1312.5 46.875 46.875], 'FaceColor',[0 0 0]);
rectangle('Position',[421.875 -1312.5 46.875 46.875], 'FaceColor',[0 0 0]);
rectangle('Position',[468.75 -1265.62 46.875 46.875], 'FaceColor',[1 1 1]);
rectangle('Position',[515.625 -1265.62 46.875 46.875], 'FaceColor',[1 1 1]);
rectangle('Position',[468.75 -1312.5 46.875 46.875], 'FaceColor',[0 0 0]);
rectangle('Position',[515.625 -1312.5 46.875 46.875], 'FaceColor',[0 0 0]);
rectangle('Position',[562.5 -1171.88 46.875 46.875], 'FaceColor',[0 0 0]);
rectangle('Position',[609.375 -1171.88 46.875 46.875], 'FaceColor',[0 0 0]);
rectangle('Position',[562.5 -1218.75 46.875 46.875], 'FaceColor',[1 1 1]);
rectangle('Position',[609.375 -1218.75 46.875 46.875], 'FaceColor',[1 1 1]);
rectangle('Position',[656.25 -1171.88 46.875 46.875], 'FaceColor',[0 0 0]);
rectangle('Position',[703.125 -1171.88 46.875 46.875], 'FaceColor',[0 0 0]);
rectangle('Position',[656.25 -1218.75 46.875 46.875], 'FaceColor',[1 1 1]);
rectangle('Position',[703.125 -1218.75 46.875 46.875], 'FaceColor',[1 1 1]);
rectangle('Position',[562.5 -1265.62 46.875 46.875], 'FaceColor',[1 1 1]);
rectangle('Position',[609.375 -1265.62 46.875 46.875], 'FaceColor',[1 1 1]);
rectangle('Position',[562.5 -1312.5 46.875 46.875], 'FaceColor',[0 0 0]);
rectangle('Position',[609.375 -1312.5 46.875 46.875], 'FaceColor',[0 0 0]);
rectangle('Position',[656.25 -1265.62 46.875 46.875], 'FaceColor',[1 1 1]);
rectangle('Position',[703.125 -1265.62 46.875 46.875], 'FaceColor',[1 1 1]);
rectangle('Position',[656.25 -1312.5 46.875 46.875], 'FaceColor',[0 0 0]);
rectangle('Position',[703.125 -1312.5 46.875 46.875], 'FaceColor',[1 1 1]);
rectangle('Position',[375 -1359.38 46.875 46.875], 'FaceColor',[0 0 0]);
rectangle('Position',[421.875 -1359.38 46.875 46.875], 'FaceColor',[0 0 0]);
rectangle('Position',[375 -1406.25 46.875 46.875], 'FaceColor',[0 0 0]);
rectangle('Position',[421.875 -1406.25 46.875 46.875], 'FaceColor',[1 1 1]);
rectangle('Position',[468.75 -1359.38 46.875 46.875], 'FaceColor',[0 0 0]);
rectangle('Position',[515.625 -1359.38 46.875 46.875], 'FaceColor',[0 0 0]);
rectangle('Position',[468.75 -1406.25 46.875 46.875], 'FaceColor',[1 1 1]);
rectangle('Position',[515.625 -1406.25 46.875 46.875], 'FaceColor',[1 1 1]);
rectangle('Position',[375 -1453.12 46.875 46.875], 'FaceColor',[0 0 0]);
rectangle('Position',[421.875 -1453.12 46.875 46.875], 'FaceColor',[1 1 1]);
rectangle('Position',[375 -1500 46.875 46.875], 'FaceColor',[0 0 0]);
rectangle('Position',[421.875 -1500 46.875 46.875], 'FaceColor',[0 0 0]);
rectangle('Position',[468.75 -1453.12 46.875 46.875], 'FaceColor',[1 1 1]);
rectangle('Position',[515.625 -1453.12 46.875 46.875], 'FaceColor',[1 1 1]);
rectangle('Position',[468.75 -1500 46.875 46.875], 'FaceColor',[0 0 0]);
rectangle('Position',[515.625 -1500 46.875 46.875], 'FaceColor',[0 0 0]);
rectangle('Position',[562.5 -1359.38 46.875 46.875], 'FaceColor',[0 0 0]);
rectangle('Position',[609.375 -1359.38 46.875 46.875], 'FaceColor',[0 0 0]);
rectangle('Position',[562.5 -1406.25 46.875 46.875], 'FaceColor',[1 1 1]);
rectangle('Position',[609.375 -1406.25 46.875 46.875], 'FaceColor',[1 1 1]);
rectangle('Position',[656.25 -1359.38 46.875 46.875], 'FaceColor',[0 0 0]);
rectangle('Position',[703.125 -1359.38 46.875 46.875], 'FaceColor',[1 1 1]);
rectangle('Position',[656.25 -1406.25 46.875 46.875], 'FaceColor',[1 1 1]);
rectangle('Position',[703.125 -1406.25 46.875 46.875], 'FaceColor',[1 1 1]);
rectangle('Position',[562.5 -1453.12 46.875 46.875], 'FaceColor',[1 1 1]);
rectangle('Position',[609.375 -1453.12 46.875 46.875], 'FaceColor',[1 1 1]);
rectangle('Position',[562.5 -1500 46.875 46.875], 'FaceColor',[0 0 0]);
rectangle('Position',[609.375 -1500 46.875 46.875], 'FaceColor',[0 0 0]);
rectangle('Position',[656.25 -1453.12 46.875 46.875], 'FaceColor',[1 1 1]);
rectangle('Position',[703.125 -1453.12 46.875 46.875], 'FaceColor',[1 1 1]);
rectangle('Position',[656.25 -1500 46.875 46.875], 'FaceColor',[0 0 0]);
rectangle('Position',[703.125 -1500 46.875 46.875], 'FaceColor',[0 0 0]);
rectangle('Position',[843.75 -796.875 46.875 46.875], 'FaceColor',[0 0 0]);
rectangle('Position',[890.625 -796.875 46.875 46.875], 'FaceColor',[0 0 0]);
rectangle('Position',[843.75 -843.75 46.875 46.875], 'FaceColor',[0 0 0]);
rectangle('Position',[890.625 -843.75 46.875 46.875], 'FaceColor',[1 1 1]);
rectangle('Position',[843.75 -890.625 46.875 46.875], 'FaceColor',[0 0 0]);
rectangle('Position',[890.625 -890.625 46.875 46.875], 'FaceColor',[1 1 1]);
rectangle('Position',[843.75 -937.5 46.875 46.875], 'FaceColor',[0 0 0]);
rectangle('Position',[890.625 -937.5 46.875 46.875], 'FaceColor',[1 1 1]);
rectangle('Position',[937.5 -796.875 46.875 46.875], 'FaceColor',[0 0 0]);
rectangle('Position',[984.375 -796.875 46.875 46.875], 'FaceColor',[1 1 1]);
rectangle('Position',[937.5 -843.75 46.875 46.875], 'FaceColor',[1 1 1]);
rectangle('Position',[984.375 -843.75 46.875 46.875], 'FaceColor',[1 1 1]);
rectangle('Position',[750 -984.375 46.875 46.875], 'FaceColor',[0 0 0]);
rectangle('Position',[796.875 -984.375 46.875 46.875], 'FaceColor',[0 0 0]);
rectangle('Position',[750 -1031.25 46.875 46.875], 'FaceColor',[1 1 1]);
rectangle('Position',[796.875 -1031.25 46.875 46.875], 'FaceColor',[1 1 1]);
rectangle('Position',[843.75 -984.375 46.875 46.875], 'FaceColor',[0 0 0]);
rectangle('Position',[890.625 -984.375 46.875 46.875], 'FaceColor',[1 1 1]);
rectangle('Position',[843.75 -1031.25 46.875 46.875], 'FaceColor',[1 1 1]);
rectangle('Position',[890.625 -1031.25 46.875 46.875], 'FaceColor',[1 1 1]);
rectangle('Position',[1312.5 -796.875 46.875 46.875], 'FaceColor',[1 1 1]);
rectangle('Position',[1359.38 -796.875 46.875 46.875], 'FaceColor',[0 0 0]);
rectangle('Position',[1312.5 -843.75 46.875 46.875], 'FaceColor',[1 1 1]);
rectangle('Position',[1359.38 -843.75 46.875 46.875], 'FaceColor',[0 0 0]);
rectangle('Position',[1406.25 -890.625 46.875 46.875], 'FaceColor',[1 1 1]);
rectangle('Position',[1453.12 -890.625 46.875 46.875], 'FaceColor',[0 0 0]);
rectangle('Position',[1406.25 -937.5 46.875 46.875], 'FaceColor',[1 1 1]);
rectangle('Position',[1453.12 -937.5 46.875 46.875], 'FaceColor',[0 0 0]);
rectangle('Position',[1406.25 -984.375 46.875 46.875], 'FaceColor',[1 1 1]);
rectangle('Position',[1453.12 -984.375 46.875 46.875], 'FaceColor',[0 0 0]);
rectangle('Position',[1406.25 -1031.25 46.875 46.875], 'FaceColor',[1 1 1]);
rectangle('Position',[1453.12 -1031.25 46.875 46.875], 'FaceColor',[0 0 0]);
rectangle('Position',[750 -1171.88 46.875 46.875], 'FaceColor',[0 0 0]);
rectangle('Position',[796.875 -1171.88 46.875 46.875], 'FaceColor',[0 0 0]);
rectangle('Position',[750 -1218.75 46.875 46.875], 'FaceColor',[1 1 1]);
rectangle('Position',[796.875 -1218.75 46.875 46.875], 'FaceColor',[0 0 0]);
rectangle('Position',[750 -1265.62 46.875 46.875], 'FaceColor',[1 1 1]);
rectangle('Position',[796.875 -1265.62 46.875 46.875], 'FaceColor',[0 0 0]);
rectangle('Position',[750 -1312.5 46.875 46.875], 'FaceColor',[1 1 1]);
rectangle('Position',[796.875 -1312.5 46.875 46.875], 'FaceColor',[0 0 0]);
rectangle('Position',[937.5 -1265.62 46.875 46.875], 'FaceColor',[1 1 1]);
rectangle('Position',[984.375 -1265.62 46.875 46.875], 'FaceColor',[1 1 1]);
rectangle('Position',[937.5 -1312.5 46.875 46.875], 'FaceColor',[0 0 0]);
rectangle('Position',[984.375 -1312.5 46.875 46.875], 'FaceColor',[0 0 0]);
rectangle('Position',[1031.25 -1265.62 46.875 46.875], 'FaceColor',[1 1 1]);
rectangle('Position',[1078.12 -1265.62 46.875 46.875], 'FaceColor',[1 1 1]);
rectangle('Position',[1031.25 -1312.5 46.875 46.875], 'FaceColor',[0 0 0]);
rectangle('Position',[1078.12 -1312.5 46.875 46.875], 'FaceColor',[1 1 1]);
rectangle('Position',[750 -1359.38 46.875 46.875], 'FaceColor',[1 1 1]);
rectangle('Position',[796.875 -1359.38 46.875 46.875], 'FaceColor',[0 0 0]);
rectangle('Position',[750 -1406.25 46.875 46.875], 'FaceColor',[1 1 1]);
rectangle('Position',[796.875 -1406.25 46.875 46.875], 'FaceColor',[0 0 0]);
rectangle('Position',[750 -1453.12 46.875 46.875], 'FaceColor',[1 1 1]);
rectangle('Position',[796.875 -1453.12 46.875 46.875], 'FaceColor',[0 0 0]);
rectangle('Position',[750 -1500 46.875 46.875], 'FaceColor',[0 0 0]);
rectangle('Position',[796.875 -1500 46.875 46.875], 'FaceColor',[0 0 0]);
rectangle('Position',[937.5 -1359.38 46.875 46.875], 'FaceColor',[0 0 0]);
rectangle('Position',[984.375 -1359.38 46.875 46.875], 'FaceColor',[0 0 0]);
rectangle('Position',[937.5 -1406.25 46.875 46.875], 'FaceColor',[1 1 1]);
rectangle('Position',[984.375 -1406.25 46.875 46.875], 'FaceColor',[1 1 1]);
rectangle('Position',[1031.25 -1359.38 46.875 46.875], 'FaceColor',[0 0 0]);
rectangle('Position',[1078.12 -1359.38 46.875 46.875], 'FaceColor',[1 1 1]);
rectangle('Position',[1031.25 -1406.25 46.875 46.875], 'FaceColor',[1 1 1]);
rectangle('Position',[1078.12 -1406.25 46.875 46.875], 'FaceColor',[1 1 1]);
rectangle('Position',[937.5 -1453.12 46.875 46.875], 'FaceColor',[1 1 1]);
rectangle('Position',[984.375 -1453.12 46.875 46.875], 'FaceColor',[1 1 1]);
rectangle('Position',[937.5 -1500 46.875 46.875], 'FaceColor',[0 0 0]);
rectangle('Position',[984.375 -1500 46.875 46.875], 'FaceColor',[0 0 0]);
rectangle('Position',[1031.25 -1453.12 46.875 46.875], 'FaceColor',[1 1 1]);
rectangle('Position',[1078.12 -1453.12 46.875 46.875], 'FaceColor',[1 1 1]);
rectangle('Position',[1031.25 -1500 46.875 46.875], 'FaceColor',[0 0 0]);
rectangle('Position',[1078.12 -1500 46.875 46.875], 'FaceColor',[0 0 0]);
rectangle('Position',[1125 -1171.88 46.875 46.875], 'FaceColor',[0 0 0]);
rectangle('Position',[1171.88 -1171.88 46.875 46.875], 'FaceColor',[0 0 0]);
rectangle('Position',[1125 -1218.75 46.875 46.875], 'FaceColor',[1 1 1]);
rectangle('Position',[1171.88 -1218.75 46.875 46.875], 'FaceColor',[1 1 1]);
rectangle('Position',[1312.5 -1171.88 46.875 46.875], 'FaceColor',[0 0 0]);
rectangle('Position',[1359.38 -1171.88 46.875 46.875], 'FaceColor',[0 0 0]);
rectangle('Position',[1312.5 -1218.75 46.875 46.875], 'FaceColor',[1 1 1]);
rectangle('Position',[1359.38 -1218.75 46.875 46.875], 'FaceColor',[1 1 1]);
rectangle('Position',[1406.25 -1171.88 46.875 46.875], 'FaceColor',[0 0 0]);
rectangle('Position',[1453.12 -1171.88 46.875 46.875], 'FaceColor',[0 0 0]);
rectangle('Position',[1406.25 -1218.75 46.875 46.875], 'FaceColor',[1 1 1]);
rectangle('Position',[1453.12 -1218.75 46.875 46.875], 'FaceColor',[0 0 0]);
rectangle('Position',[1406.25 -1265.62 46.875 46.875], 'FaceColor',[1 1 1]);
rectangle('Position',[1453.12 -1265.62 46.875 46.875], 'FaceColor',[0 0 0]);
rectangle('Position',[1406.25 -1312.5 46.875 46.875], 'FaceColor',[1 1 1]);
rectangle('Position',[1453.12 -1312.5 46.875 46.875], 'FaceColor',[0 0 0]);
rectangle('Position',[1218.75 -1359.38 46.875 46.875], 'FaceColor',[0 0 0]);
rectangle('Position',[1265.62 -1359.38 46.875 46.875], 'FaceColor',[0 0 0]);
rectangle('Position',[1218.75 -1406.25 46.875 46.875], 'FaceColor',[1 1 1]);
rectangle('Position',[1265.62 -1406.25 46.875 46.875], 'FaceColor',[1 1 1]);
rectangle('Position',[1125 -1453.12 46.875 46.875], 'FaceColor',[1 1 1]);
rectangle('Position',[1171.88 -1453.12 46.875 46.875], 'FaceColor',[1 1 1]);
rectangle('Position',[1125 -1500 46.875 46.875], 'FaceColor',[0 0 0]);
rectangle('Position',[1171.88 -1500 46.875 46.875], 'FaceColor',[0 0 0]);
rectangle('Position',[1218.75 -1453.12 46.875 46.875], 'FaceColor',[1 1 1]);
rectangle('Position',[1265.62 -1453.12 46.875 46.875], 'FaceColor',[1 1 1]);
rectangle('Position',[1218.75 -1500 46.875 46.875], 'FaceColor',[0 0 0]);
rectangle('Position',[1265.62 -1500 46.875 46.875], 'FaceColor',[0 0 0]);
rectangle('Position',[1406.25 -1359.38 46.875 46.875], 'FaceColor',[1 1 1]);
rectangle('Position',[1453.12 -1359.38 46.875 46.875], 'FaceColor',[0 0 0]);
rectangle('Position',[1406.25 -1406.25 46.875 46.875], 'FaceColor',[1 1 1]);
rectangle('Position',[1453.12 -1406.25 46.875 46.875], 'FaceColor',[0 0 0]);
rectangle('Position',[1312.5 -1453.12 46.875 46.875], 'FaceColor',[1 1 1]);
rectangle('Position',[1359.38 -1453.12 46.875 46.875], 'FaceColor',[1 1 1]);
rectangle('Position',[1312.5 -1500 46.875 46.875], 'FaceColor',[0 0 0]);
rectangle('Position',[1359.38 -1500 46.875 46.875], 'FaceColor',[0 0 0]);
rectangle('Position',[1406.25 -1453.12 46.875 46.875], 'FaceColor',[1 1 1]);
rectangle('Position',[1453.12 -1453.12 46.875 46.875], 'FaceColor',[0 0 0]);
rectangle('Position',[1406.25 -1500 46.875 46.875], 'FaceColor',[0 0 0]);
rectangle('Position',[1453.12 -1500 46.875 46.875], 'FaceColor',[0 0 0]);
X=[1400,1359.38,1289.06,1242.19,1171.88,1171.88,1078.12,1031.25,914.062,867.188,820.312,773.438,703.125,609.375,703.125,609.375,515.625,421.875,328.125,257.812,210.938,164.062,117.188,117.188,164.062,234.375,164.062,164.062,140.625,70.3125,70.3125,140.625,100];
Y=[-1400,-1359.38,-1382.81,-1382.81,-1359.38,-1265.62,-1171.88,-1031.25,-1007.81,-1007.81,-1007.81,-1007.81,-984.375,-984.375,-890.625,-796.875,-703.125,-609.375,-609.375,-679.688,-726.562,-773.438,-820.312,-867.188,-914.062,-984.375,-1054.69,-1101.56,-1171.88,-1242.19,-1289.06,-1359.38,-1400];
hold on;
plot(X,Y,'r');
plot(X,Y,'bo');
legend('5118.9','Location','southoutside');
